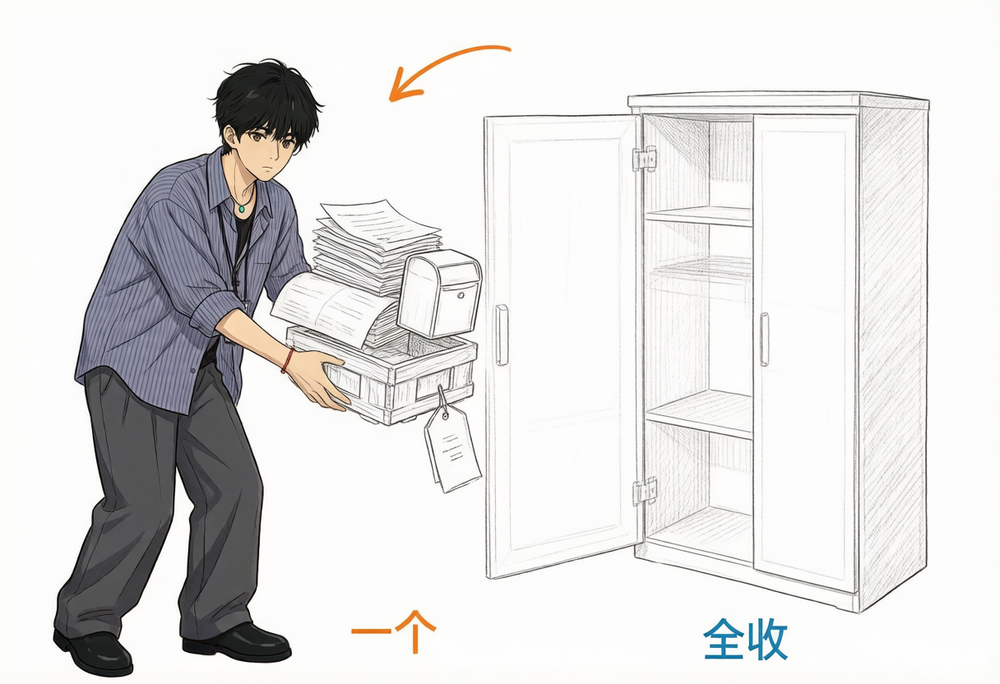
#> input picture assets/cloudflare-personal-site-guide-illustrations/01-one-cabinet.png, 1000 x 684 px, shrunk from 1216 x 832 before the run
$ python matte_character_edge.py ../../assets/cloudflare-personal-site-guide-illustrations/01-one-cabinet.png out.png
#> lines starting #> are read from the running program, lines starting #| are printed output that depends on the picture; after the words box and inside, x2 and y2 are one past the last pixel; in counts of white or black regions, pixels touching at a corner belong together
#!/usr/bin/env python3
"""Edge-aware matte for cartoon character on uniform background.

Separates foreground from background by flood-filling the background from the
image borders, using intensity edges as barriers. Light skin tones that are
close to the background color are still captured because they are enclosed by
dark outlines.
"""
from __future__ import annotations

import argparse
from pathlib import Path

import numpy as np
from PIL import Image, ImageFilter


def binary_dilate(mask: np.ndarray, radius: int = 1) -> np.ndarray:
    out = mask.copy()
    for _ in range(radius):
        out = (
            out
            | np.roll(out, 1, axis=0)
            | np.roll(out, -1, axis=0)
            | np.roll(out, 1, axis=1)
            | np.roll(out, -1, axis=1)
        )
    return out


def binary_erode(mask: np.ndarray, radius: int = 1) -> np.ndarray:
    out = mask.copy()
    for _ in range(radius):
        out = (
            out
            & np.roll(out, 1, axis=0)
            & np.roll(out, -1, axis=0)
            & np.roll(out, 1, axis=1)
            & np.roll(out, -1, axis=1)
        )
    return out


class DSU:
    def __init__(self):
        self.parent = {}

    def find(self, x):
        p = self.parent
        root = x
        while p[root] != root:
            root = p[root]
        while p[x] != root:
            p[x], x = root, p[x]
        return root

    def union(self, a, b):
        ra, rb = self.find(a), self.find(b)
        if ra != rb:
            self.parent[ra] = rb


def label_components(mask: np.ndarray):
    h, w = mask.shape
    labels = np.zeros((h, w), dtype=np.int32)
    dsu = DSU()
    cur = 1
    for y in range(h):
        for x in range(w):
            if not mask[y, x]:
                continue
            left_lbl = labels[y, x - 1] if x > 0 else 0
            up_lbl = labels[y - 1, x] if y > 0 else 0
            if left_lbl == 0 and up_lbl == 0:
                labels[y, x] = cur
                dsu.parent[cur] = cur
                cur += 1
            elif left_lbl != 0 and up_lbl != 0:
                if left_lbl != up_lbl:
                    dsu.union(left_lbl, up_lbl)
                labels[y, x] = dsu.find(up_lbl)
            elif left_lbl != 0:
                labels[y, x] = dsu.find(left_lbl)
            else:
                labels[y, x] = dsu.find(up_lbl)
    out = np.zeros_like(labels)
    for y in range(h):
        for x in range(w):
            if labels[y, x]:
                out[y, x] = dsu.find(labels[y, x])
    return out, cur - 1


def main():
    ap = argparse.ArgumentParser()
    ap.add_argument("source", type=Path)
    ap.add_argument("output", type=Path)
    ap.add_argument("--edge-threshold", type=float, default=18.0)
    ap.add_argument("--edge-dilate", type=int, default=2)
    ap.add_argument("--bg-feather", type=int, default=2)
    ap.add_argument("--solidify", type=int, default=3,
                    help="erode the kept component by this many pixels; interior becomes solid")
    ap.add_argument("--inspect", action="store_true")
    args = ap.parse_args()

    img = Image.open(args.source).convert("RGB")
#> img is the input picture: PIL image 1000x684 RGB; mean R, G, B 225.8, 224.8, 224.7
    rgb = np.asarray(img, dtype=np.float32)
    h, w = rgb.shape[:2]

    # Intensity gradient as edge detector
    gray = rgb[:, :, 0] * 0.299 + rgb[:, :, 1] * 0.587 + rgb[:, :, 2] * 0.114
    dx = np.abs(np.roll(gray, -1, axis=1) - np.roll(gray, 1, axis=1))
    dy = np.abs(np.roll(gray, -1, axis=0) - np.roll(gray, 1, axis=0))
    grad = np.hypot(dx, dy)
    edge = grad > args.edge_threshold
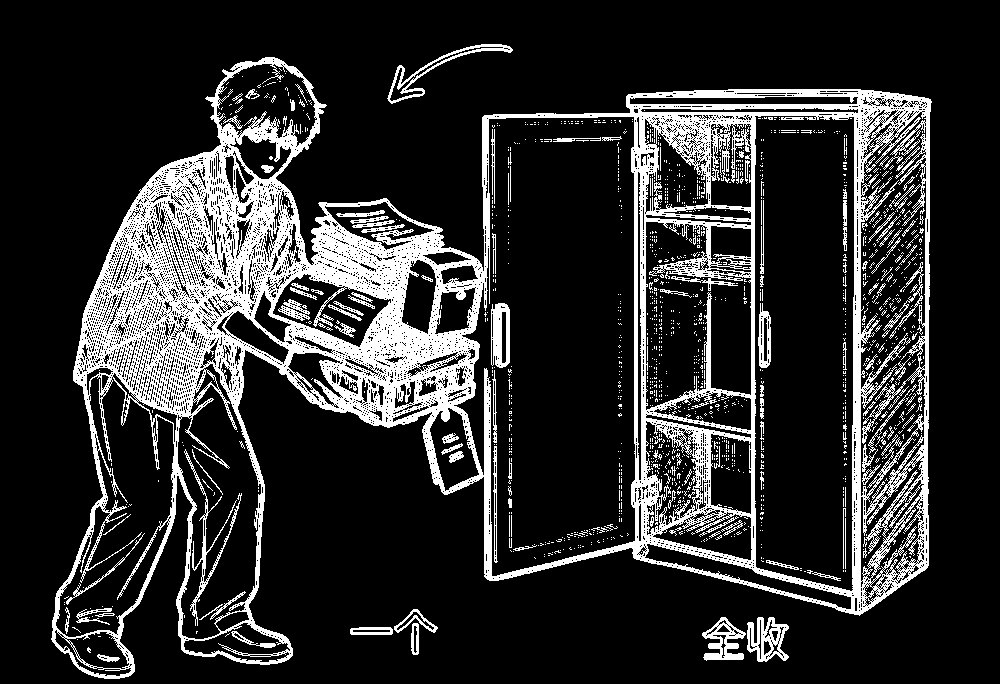
#> edge: shape (684, 1000) bool; 17.9% white; 1475 white regions (1343 under 20 px), largest, box (x1, y1, x2, y2) and area: (51, 57, 932, 679) 104317, (387, 44, 513, 104) 982, (747, 617, 789, 662) 976
    edge = binary_dilate(edge, args.edge_dilate)

    # Flood fill background from borders, blocked by edge barrier
    background = np.zeros((h, w), dtype=bool)
    background[0, :] = ~edge[0, :]
#> background: shape (684, 1000) bool; 0.15% white in thin lines or dots, all inside (x1, y1, x2, y2) = (0, 0, 1000, 1)
    background[-1, :] = ~edge[-1, :]
    background[:, 0] = ~edge[:, 0]
    background[:, -1] = ~edge[:, -1]
#> background: shape (684, 1000) bool; 0.49% white in thin lines or dots

    prev = np.zeros_like(background)
    iteration = 0
    while not np.array_equal(background, prev):
        prev = background.copy()
        background = binary_dilate(background, 3) & ~edge
        iteration += 1
        if iteration > 500:
            break
#> this loop made 127 passes
#> pass 1, in main, `background = binary_dilate(background, 3) & ~edge`:
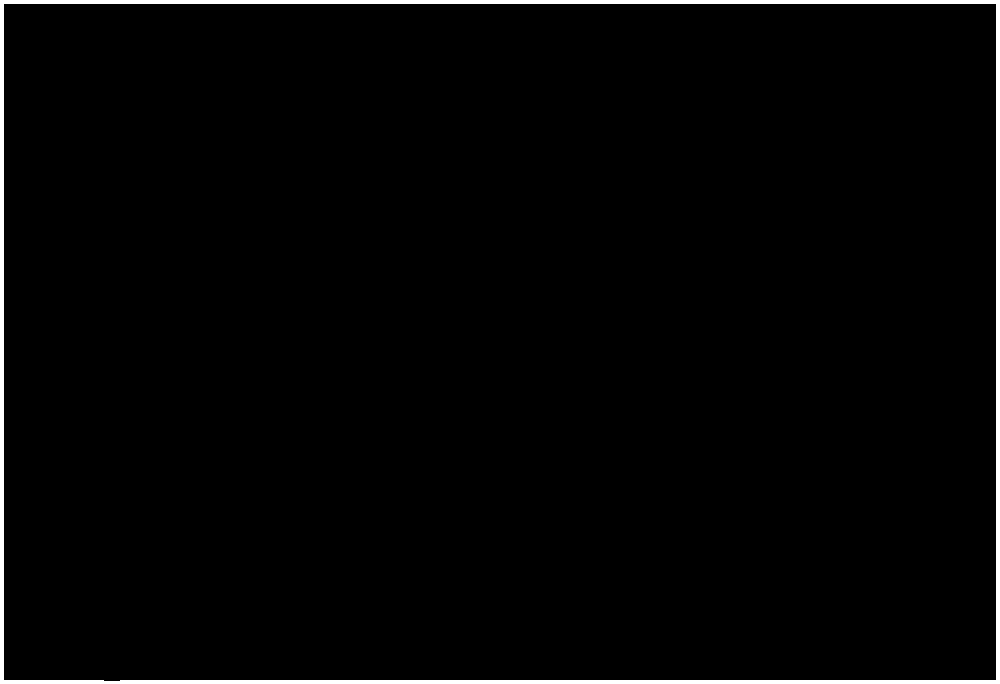
#> background: shape (684, 1000) bool; 2% white; 1 white region, box (x1, y1, x2, y2) and area: (0, 0, 1000, 684) 13392
#> after the loop:
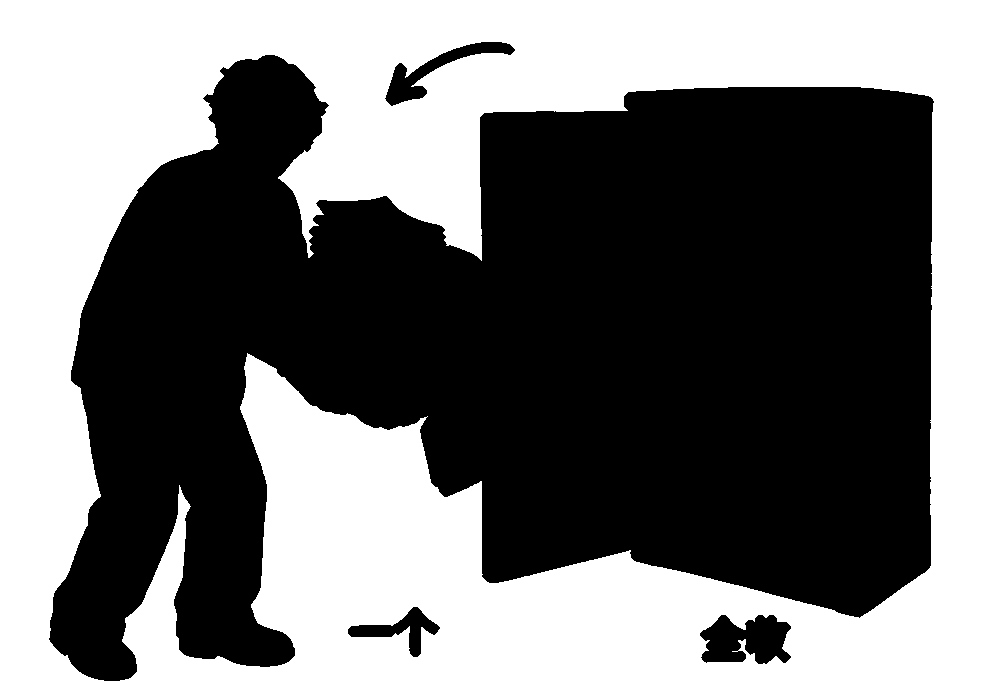
#> background: shape (684, 1000) bool; 46.5% white; 1 white region, box (x1, y1, x2, y2) and area: (0, 0, 1000, 684) 318383
#> after the loop, iteration = 127

    foreground = ~background

    # Keep largest right-side component as the character
    labels, n = label_components(foreground)
#> after the loop in label_components, `for y in range(h):`:
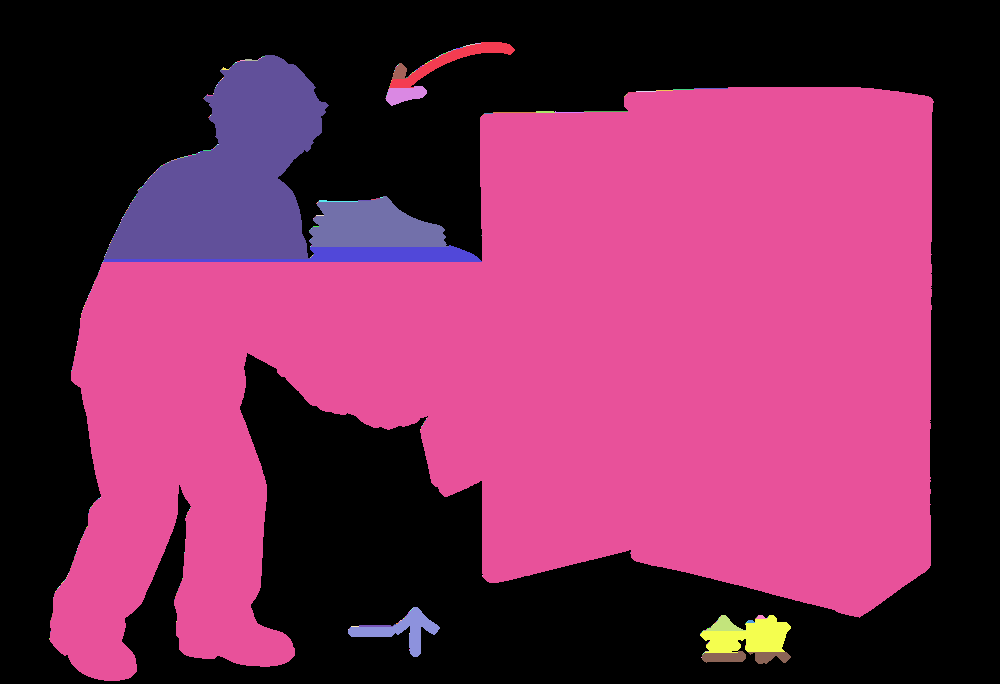
#> labels: shape (684, 1000) int32; 401 distinct labels, from 0 to 400; one colour per label, 0 black
    comps = []
    for c in range(1, n + 1):
        ys, xs = np.where(labels == c)
        if ys.size == 0:
            continue
        comps.append({
            "id": int(c),
            "area": int(ys.size),
            "cx": float(xs.mean()),
            "x0": int(xs.min()), "x1": int(xs.max()),
            "y0": int(ys.min()), "y1": int(ys.max()),
        })
    comps.sort(key=lambda d: -d["area"])

    if not comps:
        raise SystemExit("no foreground component found")

    if args.inspect:
        print(f"components: {len(comps)}")
        for d in comps[:8]:
            print(d)

    # Prefer component on the right half; if largest is on left (text), pick the
    # largest one with centroid in right half.
    right_half = [d for d in comps if d["cx"] > w * 0.45]
    main = right_half[0] if right_half else comps[0]
    keep_id = main["id"]
    keep_mask = labels == keep_id
#> keep_mask: shape (684, 1000) bool; 52.5% white; 1 black region, box (x1, y1, x2, y2) and area: (0, 0, 1000, 684) 325177

    # Build alpha: solid interior + feathered boundary
    alpha = keep_mask.astype(np.float32)
    if args.solidify > 0:
        solid = keep_mask.copy()
        for _ in range(args.solidify):
            solid = binary_erode(solid)
        alpha = np.where(solid, 1.0, alpha)

    # Feather only the boundary region (do not blur the solid interior)
    if args.bg_feather > 0:
        boundary = binary_dilate(keep_mask, args.bg_feather) & ~binary_erode(keep_mask, args.bg_feather)
#> boundary: shape (684, 1000) bool; 2.3% white; 1 white region, box (x1, y1, x2, y2) and area: (47, 53, 936, 683) 15857
        alpha8 = (alpha * 255).astype(np.uint8)
        blurred = np.asarray(Image.fromarray(alpha8, "L").filter(ImageFilter.GaussianBlur(args.bg_feather)), dtype=np.float32) / 255.0
        alpha = np.where(boundary, blurred, alpha)

    rgba = np.dstack((rgb.astype(np.uint8), np.rint(np.clip(alpha, 0, 1) * 255).astype(np.uint8)))
    out = Image.fromarray(rgba, "RGBA")

    # Tight crop
    ys, xs = np.where(keep_mask)
    pad = 4
    x0 = max(0, int(xs.min()) - pad)
    x1 = min(w, int(xs.max()) + pad + 1)
    y0 = max(0, int(ys.min()) - pad)
    y1 = min(h, int(ys.max()) + pad + 1)
    out = out.crop((x0, y0, x1, y1))
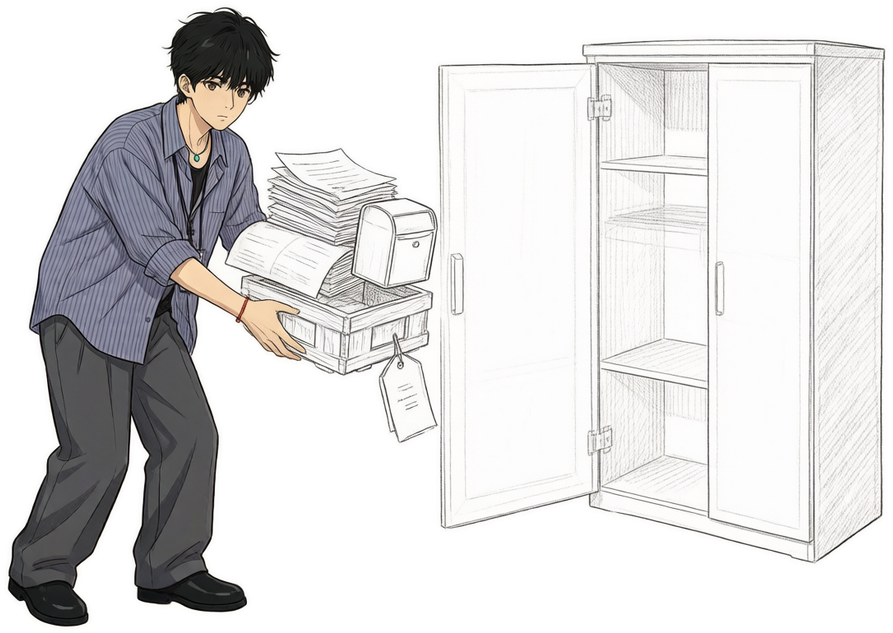
#> out: PIL image 893x633 RGBA; mean R, G, B, A 220.1, 219, 219.1, 161.9; transparent parts drawn white

    args.output.parent.mkdir(parents=True, exist_ok=True)
    out.save(args.output)
    print(args.output, "size", out.size, "kept_area", main["area"])
#| out.png size (893, 633) kept_area 358823


if __name__ == "__main__":
    main()

$ run again, on assets/cloudflare-personal-site-guide-illustrations/03-two-paths.png
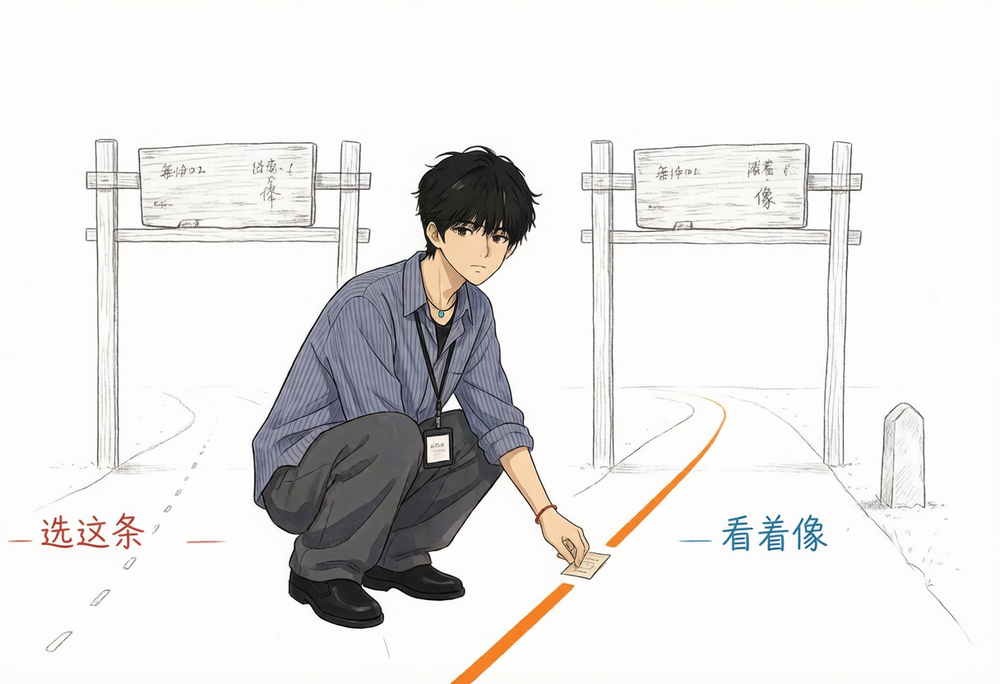
#> input picture assets/cloudflare-personal-site-guide-illustrations/03-two-paths.png, 1000 x 684 px, shrunk from 1216 x 832 before the run
#> in main, img is the input picture: PIL image 1000x684 RGB; mean R, G, B 230.8, 229.4, 229
#> edge: shape (684, 1000) bool; 13.8% white; 695 white regions (600 under 20 px), largest, box (x1, y1, x2, y2) and area: (53, 137, 612, 630) 56169, (572, 139, 939, 578) 22858, (604, 396, 727, 549) 957
#> after the loop in main, `while not np.array_equal(background, prev):`:
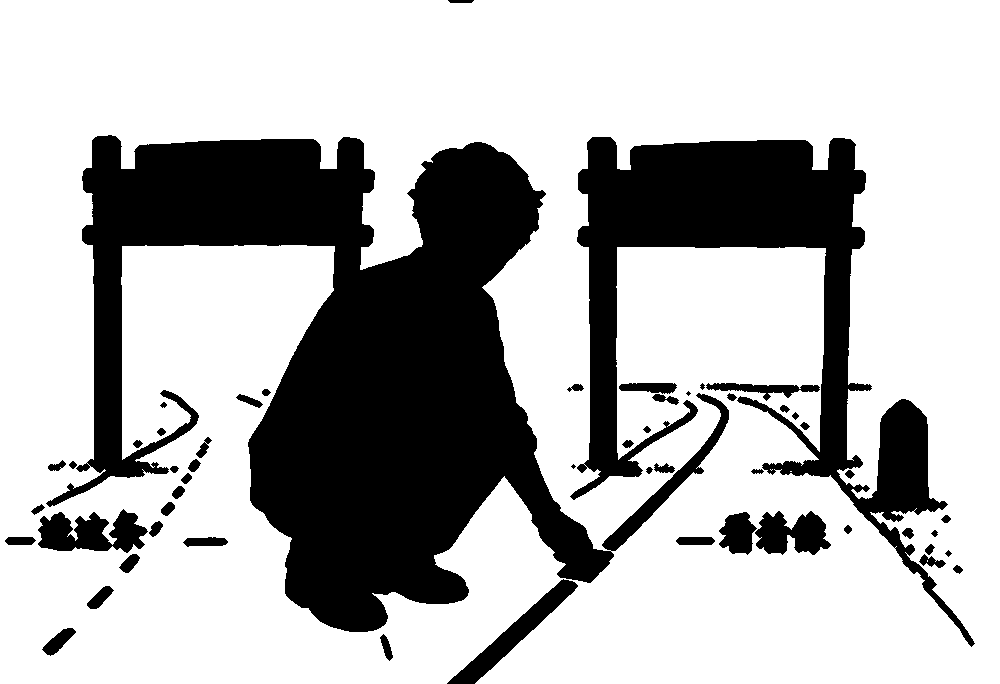
#> background: shape (684, 1000) bool; 71.2% white; 54 black regions (2 under 20 px), largest, box (x1, y1, x2, y2) and area: (46, 135, 729, 632) 130679, (570, 137, 975, 647) 51018, (38, 509, 148, 553) 3074
#> after the loop in main, `while not np.array_equal(background, prev):`: iteration = 188
#> n = 1224
#> after the loop in main, `for c in range(1, n + 1):`: comps = 59 items
#> right_half = 34 items
#> main = {'id': 1072, 'area': 50960, 'cx': 747.1, 'x0': 570, 'x1': 974, 'y0': 137, 'y1': 646}
#> keep_id = 1072
#> keep_mask: shape (684, 1000) bool; 7.5% white; 1 white region, box (x1, y1, x2, y2) and area: (570, 137, 975, 647) 50960
#> boundary: shape (684, 1000) bool; 1.9% white; 1 white region, box (x1, y1, x2, y2) and area: (568, 135, 977, 649) 12686
#> x0 = 566
#> x1 = 979
#> y0 = 133
#> y1 = 651
#> in main, `out = out.crop((x0, y0, x1, y1))`:
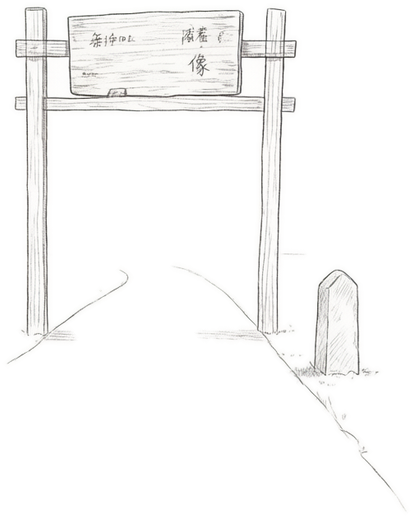
#> out: PIL image 413x518 RGBA; mean R, G, B, A 246.2, 245.3, 244.2, 60.8; transparent parts drawn white
#| out.png size (413, 518) kept_area 50960
